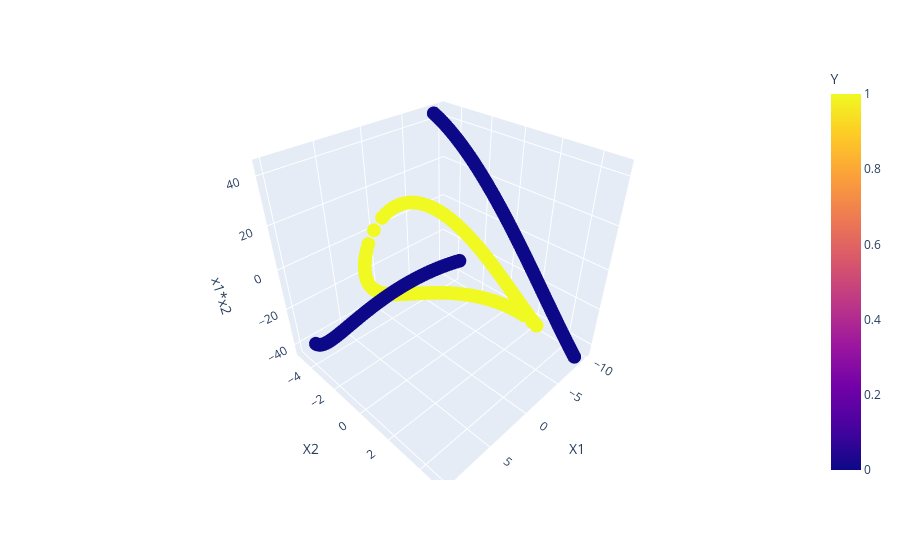

Notebook cell for this chart:
### Code cell
import plotly.express as  px

fig = px.scatter_3d(df,x='X1', y='X2', z='x1*x2', color='Y')
fig.show()

### Figure 1 — Plotly figure (JSON) as saved in the notebook; plotly's stock layout.template omitted (floating-point values rounded to 4 significant figures; data arrays with more than 128 entries replaced by an {"elided": "..."} marker saying what was removed)
{"data": [{"hovertemplate": "X1=%{x}<br>X2=%{y}<br>x1*x2=%{z}<br>Y=%{marker.color}<extra></extra>", "legendgroup": "", "marker": {"color": {"elided": "400 int values"}, "coloraxis": "coloraxis", "symbol": "circle"}, "mode": "markers", "name": "", "scene": "scene", "showlegend": false, "type": "scatter3d", "x": {"elided": "400 float values"}, "y": {"elided": "400 float values"}, "z": {"elided": "400 float values"}}], "layout": {"coloraxis": {"colorbar": {"title": {"text": "Y"}}, "colorscale": [[0, "#0d0887"], [0.1111, "#46039f"], [0.2222, "#7201a8"], [0.3333, "#9c179e"], [0.4444, "#bd3786"], [0.5556, "#d8576b"], [0.6667, "#ed7953"], [0.7778, "#fb9f3a"], [0.8889, "#fdca26"], [1, "#f0f921"]]}, "legend": {"tracegroupgap": 0}, "margin": {"t": 60}, "scene": {"domain": {"x": [0, 1], "y": [0, 1]}, "xaxis": {"title": {"text": "X1"}}, "yaxis": {"title": {"text": "X2"}}, "zaxis": {"title": {"text": "x1*x2"}}}}}
